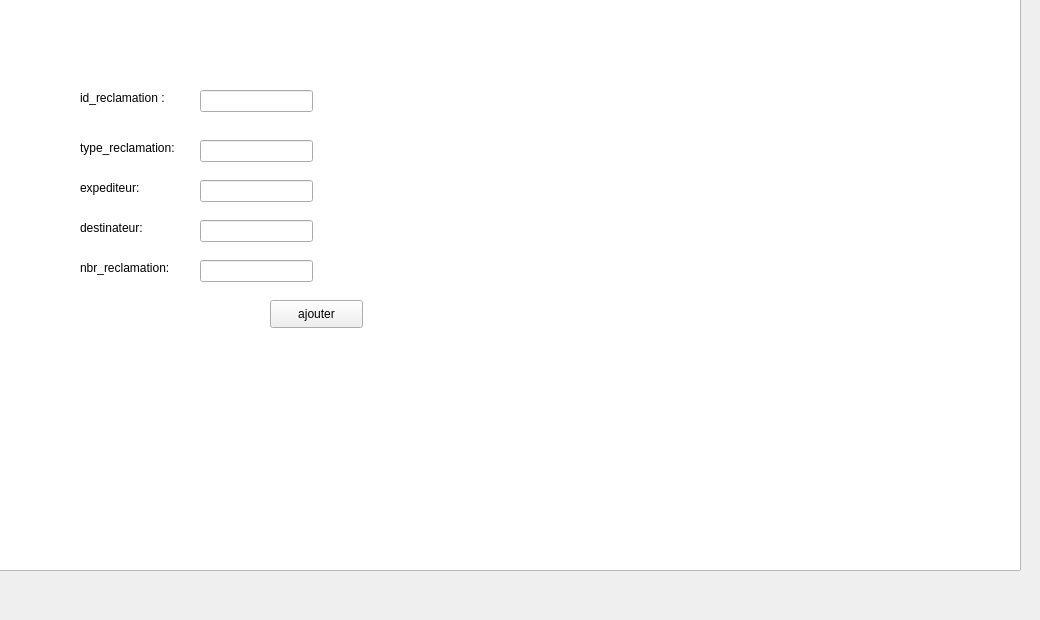
        <widget class="QWidget" name="tab_11">
         <attribute name="title">
          <string>ajouter une reclamation</string>
         </attribute>
         <widget class="QListView" name="listView">
          <property name="geometry">
           <rect>
            <x>-10</x>
            <y>-40</y>
            <width>1031</width>
            <height>611</height>
           </rect>
          </property>
         </widget>
         <widget class="QLabel" name="label_52">
          <property name="geometry">
           <rect>
            <x>80</x>
            <y>260</y>
            <width>101</width>
            <height>16</height>
           </rect>
          </property>
          <property name="text">
           <string>nbr_reclamation:</string>
          </property>
         </widget>
         <widget class="QLineEdit" name="le_destinateur_rec">
          <property name="geometry">
           <rect>
            <x>200</x>
            <y>220</y>
            <width>113</width>
            <height>22</height>
           </rect>
          </property>
         </widget>
         <widget class="QLabel" name="label_53">
          <property name="geometry">
           <rect>
            <x>80</x>
            <y>90</y>
            <width>91</width>
            <height>16</height>
           </rect>
          </property>
          <property name="text">
           <string>id_reclamation :</string>
          </property>
         </widget>
         <widget class="QLabel" name="label_54">
          <property name="geometry">
           <rect>
            <x>80</x>
            <y>180</y>
            <width>81</width>
            <height>16</height>
           </rect>
          </property>
          <property name="text">
           <string>expediteur:</string>
          </property>
         </widget>
         <widget class="QLabel" name="label_55">
          <property name="geometry">
           <rect>
            <x>80</x>
            <y>140</y>
            <width>111</width>
            <height>16</height>
           </rect>
          </property>
          <property name="text">
           <string>type_reclamation:</string>
          </property>
         </widget>
         <widget class="QLabel" name="label_56">
          <property name="geometry">
           <rect>
            <x>80</x>
            <y>220</y>
            <width>81</width>
            <height>16</height>
           </rect>
          </property>
          <property name="text">
           <string>destinateur:</string>
          </property>
         </widget>
         <widget class="QLineEdit" name="le_expediteur_rec">
          <property name="geometry">
           <rect>
            <x>200</x>
            <y>180</y>
            <width>113</width>
            <height>22</height>
           </rect>
          </property>
         </widget>
         <widget class="QLineEdit" name="le_type_rec">
          <property name="geometry">
           <rect>
            <x>200</x>
            <y>140</y>
            <width>113</width>
            <height>22</height>
           </rect>
          </property>
         </widget>
         <widget class="QLineEdit" name="le_id_rec">
          <property name="geometry">
           <rect>
            <x>200</x>
            <y>90</y>
            <width>113</width>
            <height>22</height>
           </rect>
          </property>
         </widget>
         <widget class="QPushButton" name="pb_ajouter_rec">
          <property name="geometry">
           <rect>
            <x>270</x>
            <y>300</y>
            <width>93</width>
            <height>28</height>
           </rect>
          </property>
          <property name="text">
           <string>ajouter</string>
          </property>
         </widget>
         <widget class="QLineEdit" name="le_nbr_rec">
          <property name="geometry">
           <rect>
            <x>200</x>
            <y>260</y>
            <width>113</width>
            <height>22</height>
           </rect>
          </property>
         </widget>
        </widget>
